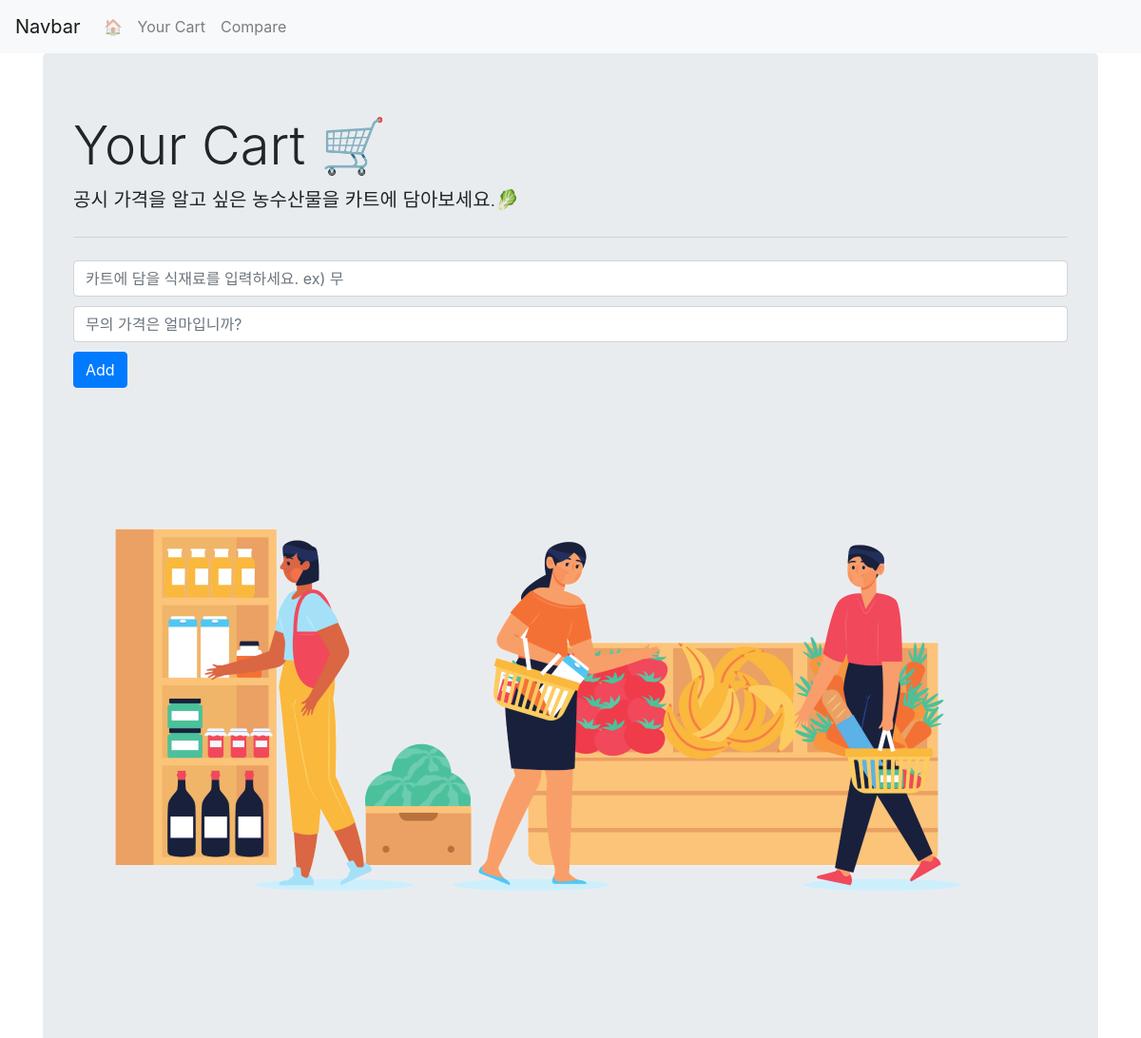
/cart, run on an earlier commit of the app's database.
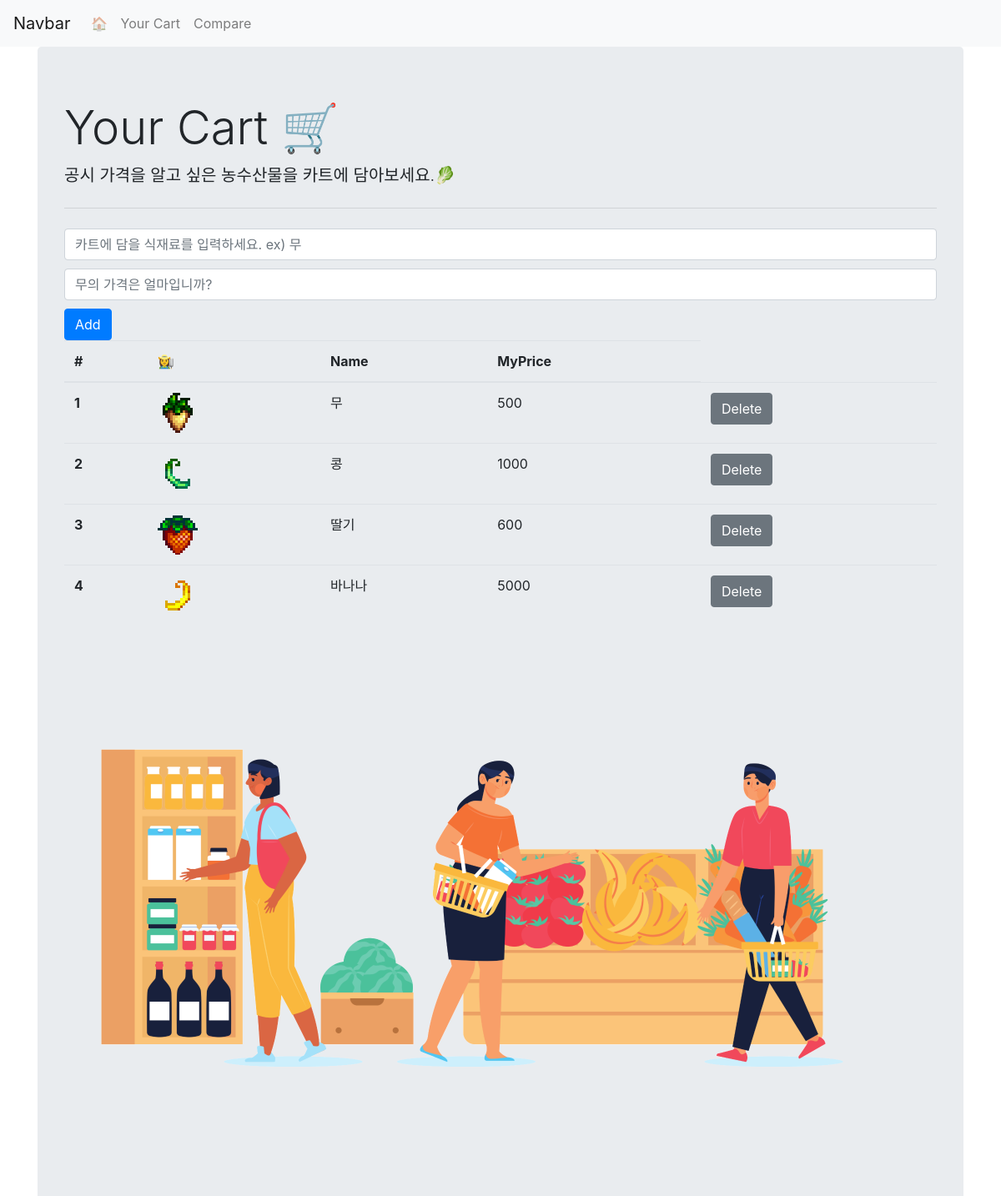
And on a later commit of the database.
### cart_app/models/cart_model.py (models this page shows, shortened)
class Cart(db.Model):
	__tablename__ = 'cart'
	id = db.Column(db.Integer(), primary_key=True)
	name = db.Column(db.String())
	itemcode = db.Column(db.String())
	myprice = db.Column(db.Integer())
	product_id = db.Column(db.Integer(), db.ForeignKey('product.id'))

### cart_app/routes/cart_route.py (the view)
@bp.route('/cart')
def cart_index():
	msg_code = request.args.get('msg_code', None)
	alert_msg = main_funcs.msg_processor(msg_code) if msg_code is not None else None
	carts = Cart.query.all()
	cart_list = []
	for p_cart in carts:
		cart = {}
		cart['id'] = p_cart.id
		cart['name'] = p_cart.name
		cart['itemcode'] = p_cart.itemcode
		cart['myprice'] = p_cart.myprice
		cart_list.append(cart)
	return render_template('cart.html', alert_msg=alert_msg, cart_list=cart_list)

### cart_app/templates/cart.html (shortened to what this page needs)
{% extends 'base.html' %}
{% block title %}
Your Cart 🛒
{% endblock %}
{% block lead %}
공시 가격을 알고 싶은 농수산물을 카트에 담아보세요.🥬
{% endblock %}
{% block main_body %}
<form method="POST" action="/cart">
  <input name="name" style="margin-bottom:10px" class="form-control" type="text" placeholder="카트에 담을 식재료를 입력하세요. ex) 무">
  <input name="price" style="margin-bottom:10px" class="form-control" type="text" placeholder="무의 가격은 얼마입니까?">
  <input type="submit" class="btn btn-primary" value="Add" />
</form>
{% if cart_list %}
<table class="table">
  <thead>
    <tr>
      <th scope="col">#</th>
	  <th scopr="col">👩‍🌾</th>
      <th scope="col">Name</th>
      <th scope="col">MyPrice</th>
    </tr>
  </thead>
  <tbody>
    {% for cart in cart_list %}
    <tr>
      <th scope="row">{{ cart.id }}</th>
	  <td><img src="../static/images/item_{{ cart.itemcode }}.png" alt="" class="img"></td>
      <td>{{ cart.name }}</td>
      <td>{{ cart.myprice }}</td>
      <td>
        <a class="btn btn-secondary", href='/cart/{{ cart.id }}'>
          Delete
        </a>
      </td>
    </tr>
    {% endfor %}
  </tbody>
</table>
{% endif %}
{% endblock %}

### cart_app/templates/base.html (shortened to what this page needs)
<!DOCTYPE html>
<html>
  <head>
    <link rel="stylesheet" href="https://cdn.jsdelivr.net/npm/bootstrap@4.5.3/dist/css/bootstrap.min.css">
	<link rel="stylesheet" href="../static/css/style.css">
  </head>
  <body>
    <nav class="navbar navbar-expand-lg navbar-light bg-light">
      <a class="navbar-brand" href="#">Navbar</a>
      <div class="collapse navbar-collapse" id="navbarSupportedContent">
        <ul class="navbar-nav mr-auto">
          <li class="nav-item">
            <a class="nav-link" href="/">🏠<span class="sr-only">(current)</span></a>
          </li>
          <li class="nav-item">
            <a class="nav-link" href="/cart">Your Cart</a>
          </li>
          <li class="nav-item">
            <a class="nav-link" href="/compare">Compare</a>
          </li>
        </ul>
      </div>
    </nav>
    <div class="container">
      <div class="jumbotron">
        <h1 class="display-4">{% block title %}{% endblock %}</h1>
        <p class="lead">{% block lead %}{% endblock %}</p>
        <hr class="my-4">
        <p>{% block main_body %}{% endblock %}</p>
        <img src="../static/images/img_main.png" alt="" height="640" width="960" class="img">
      </div>
    </div>
  </body>
</html>

What changed in the data, as far as the page shows it:
added Cart: id "1", shows a picture, name "무", myprice "500"
added Cart: id "2", shows a picture, name "콩", myprice "1000"
added Cart: id "3", shows a picture, name "딸기", myprice "600"
added Cart: id "4", shows a picture, name "바나나", myprice "5000"
Also different on the page:
text now shown: "# 👩‍🌾 Name MyPrice"
